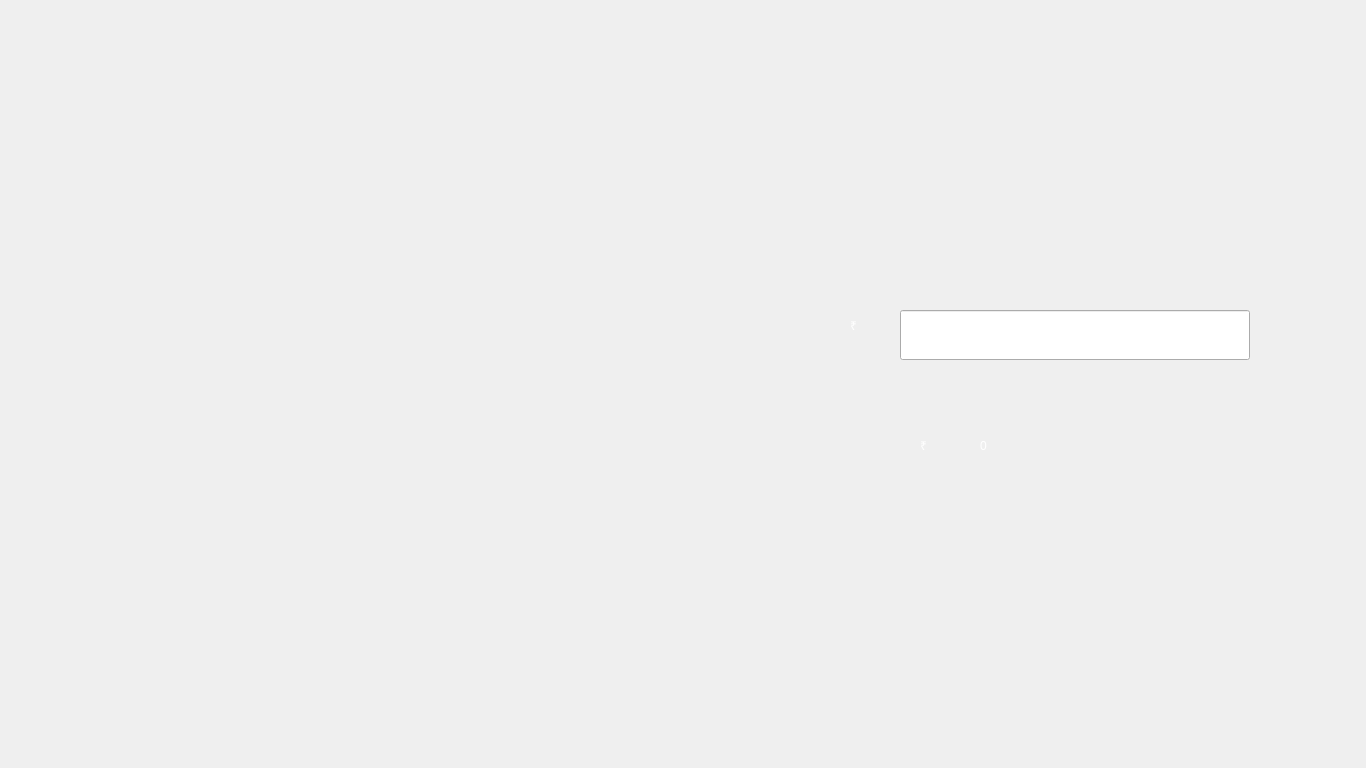
<?xml version="1.0" encoding="UTF-8"?>
<ui version="4.0">
 <class>Withdrawal1</class>
 <widget class="QMainWindow" name="Withdrawal1">
  <property name="geometry">
   <rect>
    <x>0</x>
    <y>0</y>
    <width>1366</width>
    <height>768</height>
   </rect>
  </property>
  <property name="windowTitle">
   <string>AJ Bank | Withdrawal</string>
  </property>
  <property name="styleSheet">
   <string notr="true">background-image: url(:/background/Withdrawal1.jpg);</string>
  </property>
  <widget class="QWidget" name="centralwidget">
   <widget class="QPushButton" name="ConfirmWithdrawalB">
    <property name="geometry">
     <rect>
      <x>549</x>
      <y>627</y>
      <width>331</width>
      <height>75</height>
     </rect>
    </property>
    <property name="cursor">
     <cursorShape>PointingHandCursor</cursorShape>
    </property>
    <property name="styleSheet">
     <string notr="true">background-image: url(:/button/buttons/Confirm.png);
background-position:center;border-radius:100%;</string>
    </property>
    <property name="text">
     <string/>
    </property>
    <property name="default">
     <bool>true</bool>
    </property>
   </widget>
   <widget class="QLineEdit" name="WithdrawAmountT">
    <property name="geometry">
     <rect>
      <x>900</x>
      <y>310</y>
      <width>350</width>
      <height>50</height>
     </rect>
    </property>
    <property name="styleSheet">
     <string notr="true">background-image: url(:/button/buttons/White.png);font: 63 18pt &quot;Montserrat SemiBold&quot;;</string>
    </property>
   </widget>
   <widget class="QLabel" name="AccountBalance">
    <property name="geometry">
     <rect>
      <x>980</x>
      <y>420</y>
      <width>241</width>
      <height>51</height>
     </rect>
    </property>
    <property name="layoutDirection">
     <enum>Qt::LeftToRight</enum>
    </property>
    <property name="styleSheet">
     <string notr="true">background-image: url(:/button/buttons/Blue.png);
color: rgb(255, 255, 255);
font: 81 36pt &quot;Montserrat ExtraBold&quot;;</string>
    </property>
    <property name="text">
     <string>0</string>
    </property>
   </widget>
   <widget class="QLabel" name="Currency">
    <property name="geometry">
     <rect>
      <x>920</x>
      <y>420</y>
      <width>41</width>
      <height>51</height>
     </rect>
    </property>
    <property name="layoutDirection">
     <enum>Qt::LeftToRight</enum>
    </property>
    <property name="styleSheet">
     <string notr="true">background-image: url(:/button/buttons/Blue.png);
color: rgb(255, 255, 255);
font: 81 36pt &quot;Montserrat ExtraBold&quot;;</string>
    </property>
    <property name="text">
     <string>₹</string>
    </property>
   </widget>
   <widget class="QPushButton" name="BackButton">
    <property name="geometry">
     <rect>
      <x>0</x>
      <y>93</y>
      <width>150</width>
      <height>581</height>
     </rect>
    </property>
    <property name="cursor">
     <cursorShape>PointingHandCursor</cursorShape>
    </property>
    <property name="autoFillBackground">
     <bool>false</bool>
    </property>
    <property name="styleSheet">
     <string notr="true">background-image: url(:/button/buttons/Back.png);
border: 0px;</string>
    </property>
    <property name="text">
     <string/>
    </property>
    <property name="default">
     <bool>false</bool>
    </property>
    <property name="flat">
     <bool>false</bool>
    </property>
   </widget>
   <widget class="QPushButton" name="LogoutButton">
    <property name="geometry">
     <rect>
      <x>949</x>
      <y>384</y>
      <width>421</width>
      <height>384</height>
     </rect>
    </property>
    <property name="cursor">
     <cursorShape>PointingHandCursor</cursorShape>
    </property>
    <property name="styleSheet">
     <string notr="true">background-image: url(:/button/buttons/Logout.png);
border: 0px;</string>
    </property>
    <property name="text">
     <string/>
    </property>
   </widget>
   <widget class="QPushButton" name="SuggestButton">
    <property name="geometry">
     <rect>
      <x>949</x>
      <y>0</y>
      <width>421</width>
      <height>384</height>
     </rect>
    </property>
    <property name="cursor">
     <cursorShape>PointingHandCursor</cursorShape>
    </property>
    <property name="styleSheet">
     <string notr="true">background-image: url(:/button/buttons/Suggest.png);
border: 0px;</string>
    </property>
    <property name="text">
     <string/>
    </property>
   </widget>
   <widget class="QLabel" name="ErrorMessage">
    <property name="geometry">
     <rect>
      <x>320</x>
      <y>530</y>
      <width>841</width>
      <height>41</height>
     </rect>
    </property>
    <property name="font">
     <font>
      <family>Montserrat</family>
      <pointsize>24</pointsize>
      <weight>75</weight>
      <bold>true</bold>
     </font>
    </property>
    <property name="styleSheet">
     <string notr="true">background-image: url(:/button/buttons/Blue.png);
color: rgb(255, 255, 255);
color: rgb(255, 0, 0);</string>
    </property>
    <property name="text">
     <string/>
    </property>
   </widget>
   <widget class="QLabel" name="Currency_2">
    <property name="geometry">
     <rect>
      <x>850</x>
      <y>300</y>
      <width>41</width>
      <height>51</height>
     </rect>
    </property>
    <property name="layoutDirection">
     <enum>Qt::LeftToRight</enum>
    </property>
    <property name="styleSheet">
     <string notr="true">background-image: url(:/button/buttons/Blue.png);
color: rgb(255, 255, 255);
font: 81 36pt &quot;Montserrat ExtraBold&quot;;</string>
    </property>
    <property name="text">
     <string>₹</string>
    </property>
   </widget>
   <widget class="QLabel" name="AccountNo">
    <property name="geometry">
     <rect>
      <x>820</x>
      <y>80</y>
      <width>231</width>
      <height>31</height>
     </rect>
    </property>
    <property name="styleSheet">
     <string notr="true">background-image: url(:/button/buttons/Blue.png);
font: 25 11pt &quot;Montserrat Thin&quot;;
color: rgb(6, 53, 122);</string>
    </property>
    <property name="text">
     <string/>
    </property>
   </widget>
  </widget>
 </widget>
 <resources/>
 <connections/>
</ui>
